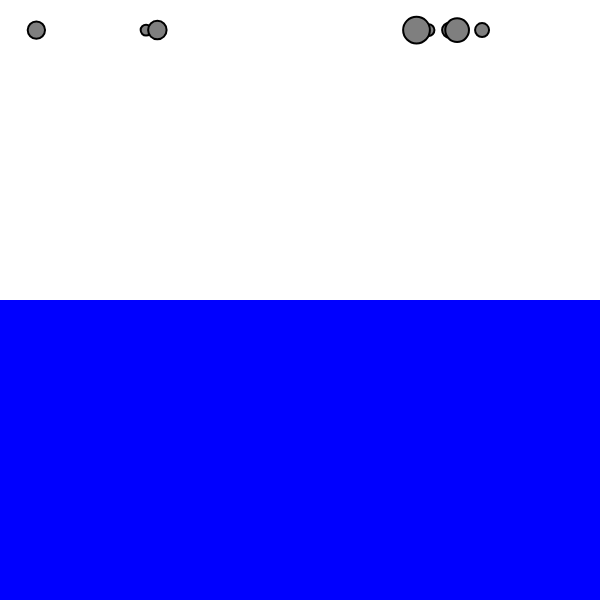
Frame 1 (no input)
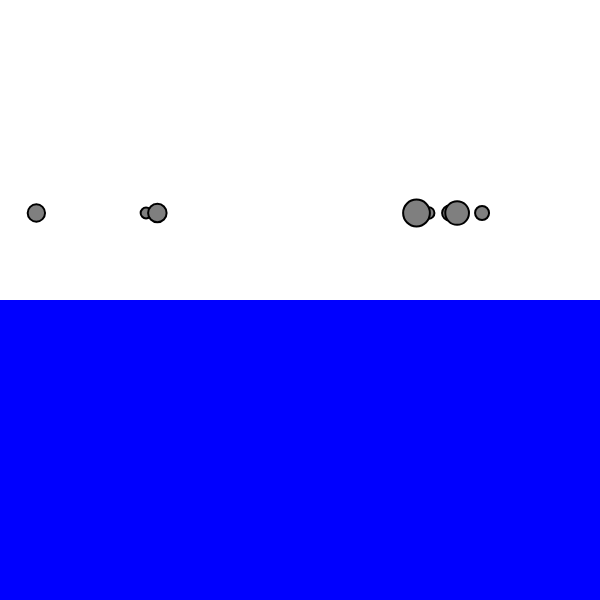
Frame 60 (no input)
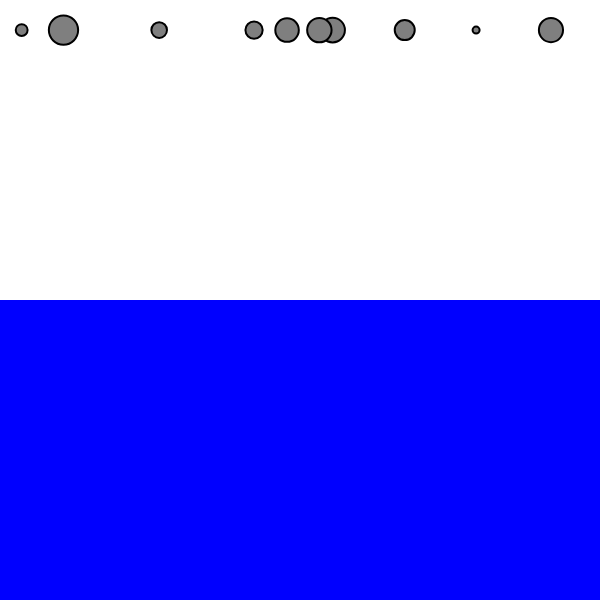
Frame 120 (the mouse pressed at the canvas centre since frame 60)

The p5.js sketch that drew these frames (run headless with seeded random() and noise() and a simulated clock; from frame 60 on, the mouse is pressed at the canvas centre):

// p5.js sketch
// ── sketch.js

let balls = [];
let liquid;


function setup(){
  createCanvas(600,600);

  liquid = new Liquid(0.1); //number is drag coeff

  //creating objects to simulate:
  for(let i = 0; i < 8; i++){
    balls[i] = new Body();
  }

}

function draw(){
  background(255);

  liquid.display();

  for (let i = 0; i < balls.length; i++){

    //checking if balls in water
    if(liquid.contains(balls[i])){
      //calculate drag force
      dragForce = liquid.calcDrag(balls[i]);
      balls[i].applyForce(dragForce);
    }

    //gravity scaled by mass:
    let gravity = createVector(0,0.1*balls[i].mass); //force applied is .1*m in y direction
    balls[i].applyForce(gravity);

    //update and display:
    balls[i].update();
    balls[i].display();
    balls[i].checkEdges();

  }

  if (mouseIsPressed){
    reset();
  }


}

function reset(){
  for( let i = 0; i < 10; i++){
    balls[i] = new Body();
  }
}

// ── body.js


class Body{
  constructor(){
    this.velocity = createVector(0,0);
    this.acceleration = createVector(0,0);
    this.position = createVector(random(0,width), 30);
    this.mass = random(.8,4);
    this.radius = (this.mass * 8);
  }

  applyForce(f){
    let force = p5.Vector.div(f,this.mass)
    this.acceleration.add(force);
  }

  display() {
    stroke(0);
    strokeWeight(2);
    fill(127);
    ellipse(this.position.x, this.position.y, this.radius, this.radius);
  }

  update(){
    this.velocity.add(this.acceleration);
    this.position.add(this.velocity);
    //wiping acceleration for next frame
    this.acceleration.mult(0);
  }

  checkEdges(){
    if (this.position.y > height - this.radius){
      this.velocity.y *= -0.01;
      this.position.y = height-this.radius;
    }
  }

}

// ── liquid.js


class Liquid{
  constructor(c){
    this.x = 0;
    this.y = height/2;
    this.w = width;
    this.h = height/2;
    this.coefficient = c;
  }

  //if body is in liquid:
  contains(body){
    let l = body.position;
    return l.x > this.x && l.x < this.x + this.w &&
      l.y > this.y && l.y < this.y + this.h;
  }

  calcDrag(body){
    // Magnitude is coefficient * speed squared
    let speed = body.velocity.magSq();
    let dragMagnitude = this.c * speed;

    //direction is inverse of velocity
    let dragForce = body.velocity.copy();
    dragForce.mult(-1);

    //scale:
    dragForce.normalize();
    dragForce.mult(dragMagnitude);

    return dragForce;

  }

  display(){
    noStroke();
    fill(0,0,255);
    rect(this.x,this.y,this.w,this.h);
  }


}
